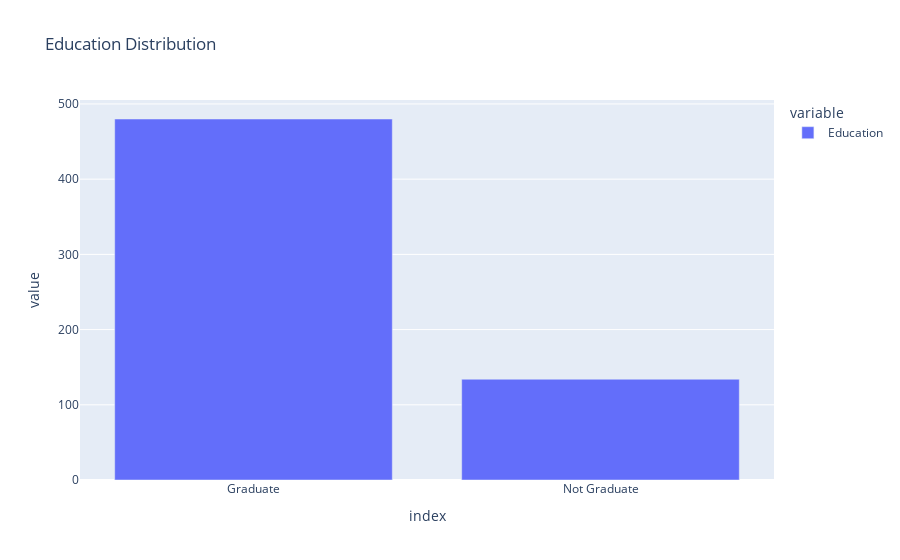

Source (notebook cell):
### Markdown cell above
4. Distribution of the education column

### Code cell
education_count = df['Education'].value_counts()

fig_education = px.bar(education_count,  
                       title='Education Distribution')
fig_education.show()

### Figure 1 — Plotly figure (JSON) as saved in the notebook; plotly's stock layout.template omitted (floating-point values rounded to 4 significant figures)
{"data": [{"alignmentgroup": "True", "hovertemplate": "variable=Education<br>index=%{x}<br>value=%{y}<extra></extra>", "legendgroup": "Education", "marker": {"color": "#636efa", "pattern": {"shape": ""}}, "name": "Education", "offsetgroup": "Education", "orientation": "v", "showlegend": true, "textposition": "auto", "type": "bar", "x": ["Graduate", "Not Graduate"], "xaxis": "x", "y": [480, 134], "yaxis": "y"}], "layout": {"barmode": "relative", "legend": {"title": {"text": "variable"}, "tracegroupgap": 0}, "title": {"text": "Education Distribution"}, "xaxis": {"anchor": "y", "domain": [0, 1], "title": {"text": "index"}}, "yaxis": {"anchor": "x", "domain": [0, 1], "title": {"text": "value"}}}}
